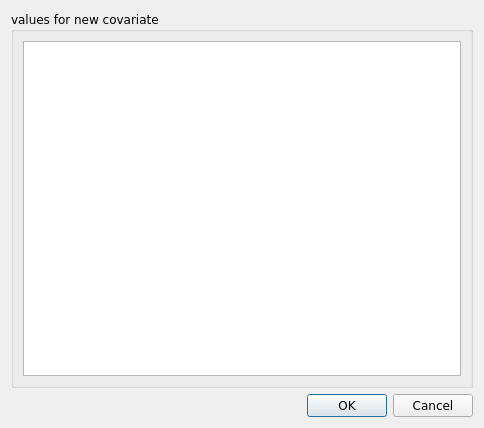
<?xml version="1.0" encoding="UTF-8"?>
<ui version="4.0">
 <class>ChangeCovTypeForm</class>
 <widget class="QDialog" name="ChangeCovTypeForm">
  <property name="geometry">
   <rect>
    <x>0</x>
    <y>0</y>
    <width>484</width>
    <height>428</height>
   </rect>
  </property>
  <property name="minimumSize">
   <size>
    <width>400</width>
    <height>0</height>
   </size>
  </property>
  <property name="maximumSize">
   <size>
    <width>100000</width>
    <height>555</height>
   </size>
  </property>
  <property name="font">
   <font>
    <family>Verdana</family>
   </font>
  </property>
  <property name="windowTitle">
   <string>Change Covariate Type</string>
  </property>
  <property name="windowIcon">
   <iconset>
    <normaloff>:/misc/meta.png</normaloff>:/misc/meta.png</iconset>
  </property>
  <layout class="QVBoxLayout" name="verticalLayout_2">
   <item>
    <widget class="QGroupBox" name="grp_box_preview">
     <property name="title">
      <string>values for new covariate</string>
     </property>
     <layout class="QVBoxLayout" name="verticalLayout">
      <item>
       <widget class="QTableView" name="cov_prev_table">
        <property name="maximumSize">
         <size>
          <width>16777215</width>
          <height>16777215</height>
         </size>
        </property>
       </widget>
      </item>
     </layout>
    </widget>
   </item>
   <item>
    <widget class="QDialogButtonBox" name="buttonBox">
     <property name="orientation">
      <enum>Qt::Horizontal</enum>
     </property>
     <property name="standardButtons">
      <set>QDialogButtonBox::Cancel|QDialogButtonBox::Ok</set>
     </property>
    </widget>
   </item>
  </layout>
 </widget>
 <resources>
  <include location="images/icons.qrc"/>
 </resources>
 <connections>
  <connection>
   <sender>buttonBox</sender>
   <signal>accepted()</signal>
   <receiver>ChangeCovTypeForm</receiver>
   <slot>accept()</slot>
   <hints>
    <hint type="sourcelabel">
     <x>248</x>
     <y>254</y>
    </hint>
    <hint type="destinationlabel">
     <x>157</x>
     <y>274</y>
    </hint>
   </hints>
  </connection>
  <connection>
   <sender>buttonBox</sender>
   <signal>rejected()</signal>
   <receiver>ChangeCovTypeForm</receiver>
   <slot>reject()</slot>
   <hints>
    <hint type="sourcelabel">
     <x>316</x>
     <y>260</y>
    </hint>
    <hint type="destinationlabel">
     <x>286</x>
     <y>274</y>
    </hint>
   </hints>
  </connection>
 </connections>
</ui>
